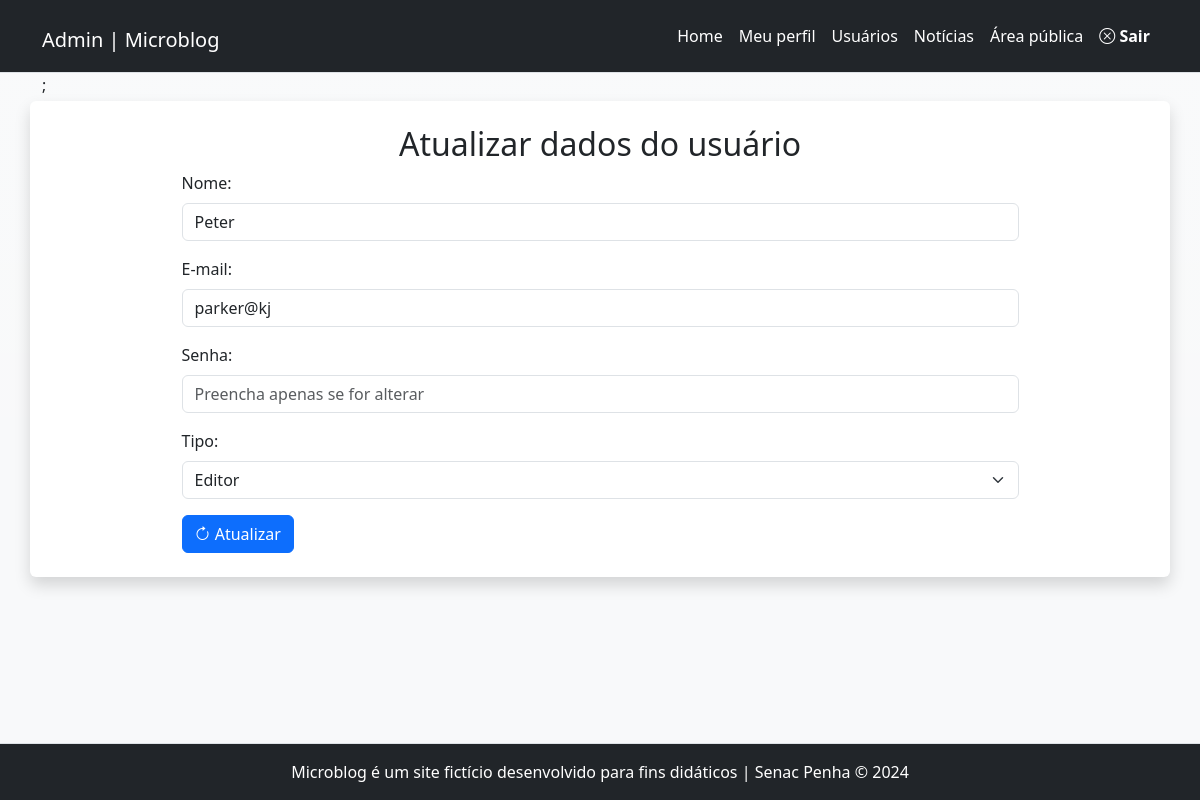
The app's page /admin/usuario-atualiza.php?id=15 (signed in) with its own data.
### tables this page shows
CREATE TABLE `usuarios` (
  `id` int(11) NOT NULL,
  `nome` varchar(45) NOT NULL,
  `email` varchar(45) NOT NULL,
  `senha` varchar(255) NOT NULL,
  `tipo` enum('admin','editor') NOT NULL
);

### inc/funcoes-usuarios.php (called while the page is built, shortened)
<?php
require "conecta.php";
function lerUmUsuarios($conexao, $id){
    $sql = "SELECT * FROM usuarios WHERE id = $id";
    $resultado = mysqli_query($conexao, $sql)
    or die(mysqli_error($conexao));
    return mysqli_fetch_assoc($resultado);
}

### admin/usuario-atualiza.php (the view, shortened to what this page needs)
<?php
require_once "../inc/cabecalho-admin.php";
require_once "../inc/funcoes-usuarios.php";
$id = $_GET['id'];
$dadosUsuario = lerUmUsuarios($conexao, $id);
?>
<div class="row">
	<article class="col-12 bg-white rounded shadow my-1 py-4">
		<h2 class="text-center">
			Atualizar dados do usuário
		</h2>
		<form autocomplete="off" class="mx-auto w-75" action="" method="post" id="form-atualizar" name="form-atualizar">
			<div class="mb-3">
				<label class="form-label" for="nome">Nome:</label>
				<input value="<?= $dadosUsuario['nome'] ?>" class="form-control" type="text" id="nome" name="nome" required>
			</div>
			<div class="mb-3">
				<label class="form-label" for="email">E-mail:</label>
				<input value="<?= $dadosUsuario['email'] ?>" class="form-control" type="email" id="email" name="email" required>
			</div>
			<div class="mb-3">
				<label class="form-label" for="senha">Senha:</label>
				<input class="form-control" type="password" id="senha" name="senha" placeholder="Preencha apenas se for alterar">
			</div>
			<div class="mb-3">
				<label class="form-label" for="tipo">Tipo:</label>
				<select class="form-select" name="tipo" id="tipo" required>
					<option <?php if ($dadosUsuario['tipo'] == 'editor') echo 'selected' ?> value="editor">Editor</option>
				</select>
			</div>
			<button class="btn btn-primary" name="atualizar"><i class="bi bi-arrow-clockwise"></i> Atualizar</button>
		</form>
	</article>
</div>
<?php
require_once "../inc/rodape-admin.php";
?>

### records on screen
usuarios: nome "Peter", email "parker@kj", tipo "Editor"
